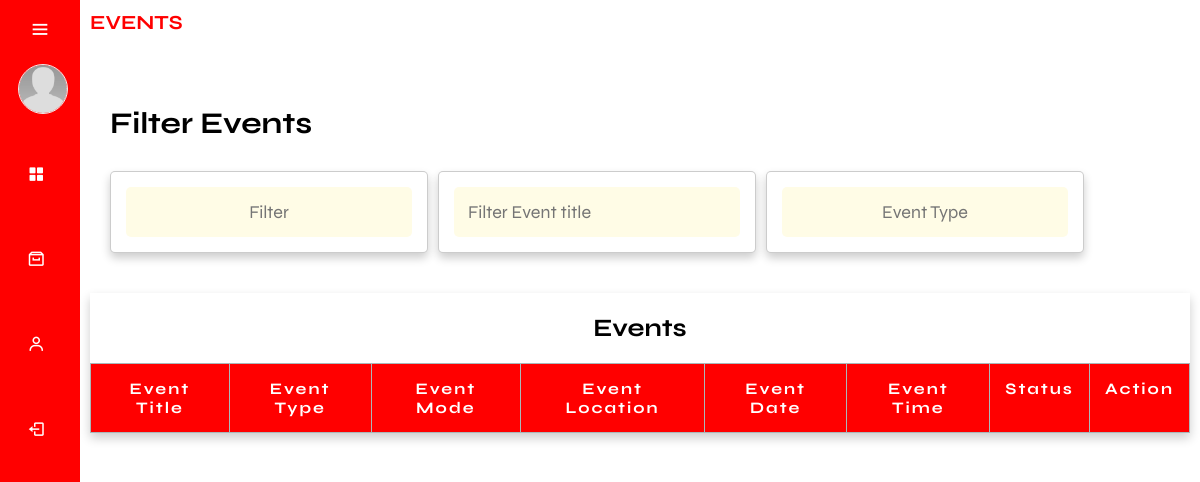
Page /admin/landingPage.php on the earlier database version.
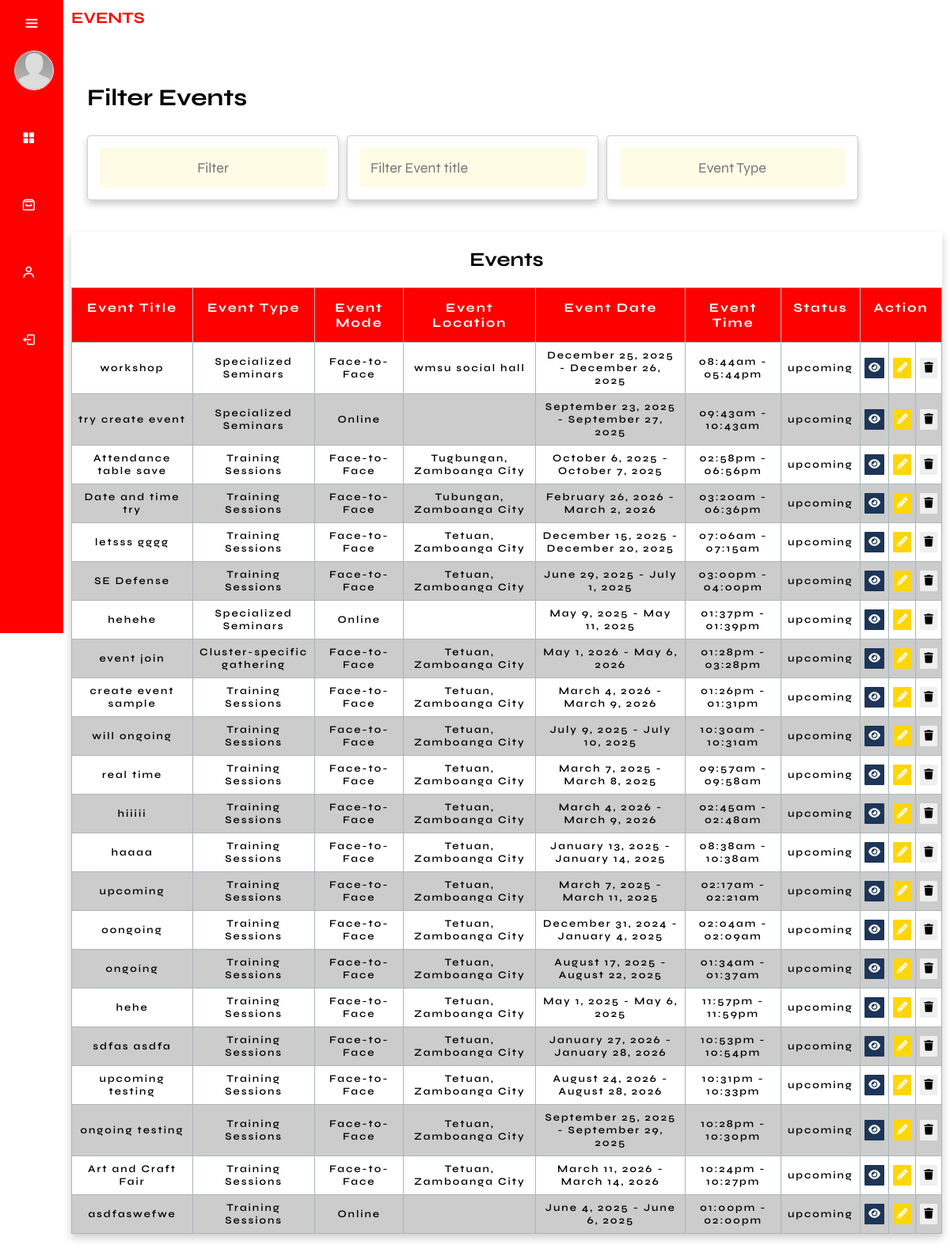
Same page on the later database version.
### tables this page shows
CREATE TABLE `events` (
  `event_id` int(11) NOT NULL,
  `event_title` varchar(255) NOT NULL,
  `event_description` text DEFAULT NULL,
  `event_type` varchar(50) NOT NULL,
  `event_mode` varchar(50) NOT NULL,
  `event_photo_path` varchar(255) DEFAULT NULL,
  `location` varchar(255) NOT NULL,
  `date_start` date NOT NULL,
  `date_end` date NOT NULL,
  `time_start` time NOT NULL,
  `time_end` time NOT NULL,
  `date_created` timestamp NOT NULL DEFAULT current_timestamp(),
  `event_link` text DEFAULT NULL,
  `cancelReason` text NOT NULL,
  `event_cancel` varchar(255) NOT NULL,
  `participant_limit` int(11) NOT NULL
);

### function/F.getEventTbl.php (the view, shortened to what this page needs)
<?php
require_once('../db.connection/connection.php');
$sql = "SELECT *, IF(event_cancel IS NULL OR event_cancel = '', '', event_cancel) AS event_status FROM Events WHERE NOW() < CONCAT(date_end, ' ', time_end) ORDER BY date_created DESC";
$result = mysqli_query($conn, $sql);
while ($row = mysqli_fetch_assoc($result)) {
    $eventTitle = $row['event_title'];
    $eventLocation = $row['location'];
    $eventDateStart = date('F j, Y', strtotime($row['date_start']));
    $eventDateEnd = date('F j, Y', strtotime($row['date_end']));
    $eventTimeStart = date('h:ia', strtotime($row['time_start']));
    $eventTimeEnd = date('h:ia', strtotime($row['time_end']));
    $eventMode = $row['event_mode'];
    $eventType = $row['event_type'];
    $eventId = $row['event_id'];
    $eventStatus = $row['event_status'];
    $eventTimeZone = new DateTimeZone('Asia/Manila');
    $currentDateTime = new DateTime('now', $eventTimeZone);
    $eventStartDateTime = new DateTime($row['date_start'] . ' ' . $row['time_start'], $eventTimeZone);
    $eventEndDateTime = new DateTime($row['date_end'] . ' ' . $row['time_end'], $eventTimeZone);
    if ($eventStatus === '') {
        if ($currentDateTime >= $eventStartDateTime && $currentDateTime <= $eventEndDateTime) {
            $eventStatus = 'ongoing';
        } elseif ($currentDateTime < $eventStartDateTime) {
            $eventStatus = 'upcoming';
        }
    }
    if ($eventStatus === 'upcoming' || $eventStatus === 'ongoing') {
        echo '<tr data-start-date="' . $row['date_start'] . '" data-end-date="' . $row['date_end'] . '">';
        ?>
        <td data-label="Event Title"><?php echo $eventTitle; ?></td>
        <td data-label="Event Type"><?php echo $eventType; ?></td>
        <td data-label="Event Mode"><?php echo $eventMode; ?></td>
        <td data-label="Event Location"><?php echo $eventLocation; ?></td>
        <td data-label="Event Date"><?php echo "$eventDateStart - $eventDateEnd"; ?></td>
        <td data-label="Event Time"><?php echo "$eventTimeStart - $eventTimeEnd"; ?></td>
        <td data-label="Status"><?php echo $eventStatus; ?></td>
        <td data-label="View Event" class="pad">
            <a href="view_event.php?event_id=<?php echo $row['event_id']; ?>">
                <button class="btn_view"><i class="fa-solid fa-eye"></i></button>
            </a>
        </td>
        <td data-label="Edit" class="pad">
            <a href="editEvent.php?event_id=<?php echo $eventId; ?>">
                <button class="btn_edit"><i class="fa fa-pencil"></i></button>
            </a>
        </td>
        <td data-label="Delete" class="pad">
            <button class="btn_delete" onclick="confirmDeleteEvent('<?php echo $eventId; ?>')">
                <i class="fa fa-trash"></i>
            </button>
        </td>
        <?php
        echo '</tr>';
    }
}
?>

Differences in the rows shown:
added events: event_title "workshop", event_type "Specialized Seminars", event_mode "Face-to-Face", location "wmsu social hall", date_start "December 25, 2025", date_end "December 26, 2025", time_start "08:44am", time_end "05:44pm", eventStatus "upcoming"
added events: event_title "try create event", event_type "Specialized Seminars", event_mode "Online", date_start "September 23, 2025", date_end "September 27, 2025", time_start "09:43am", time_end "10:43am", eventStatus "upcoming"
added events: event_title "Attendance table save", event_type "Training Sessions", event_mode "Face-to-Face", location "Tugbungan, Zamboanga City", date_start "October 6, 2025", date_end "October 7, 2025", time_start "02:58pm", time_end "06:56pm", eventStatus "upcoming"
added events: event_title "Date and time try", event_type "Training Sessions", event_mode "Face-to-Face", location "Tubungan, Zamboanga City", date_start "February 26, 2026", date_end "March 2, 2026", time_start "03:20am", time_end "06:36pm", eventStatus "upcoming"
added events: event_title "letsss gggg", event_type "Training Sessions", event_mode "Face-to-Face", location "Tetuan, Zamboanga City", date_start "December 15, 2025", date_end "December 20, 2025", time_start "07:06am", time_end "07:15am", eventStatus "upcoming"
added events: event_title "SE Defense", event_type "Training Sessions", event_mode "Face-to-Face", location "Tetuan, Zamboanga City", date_start "June 29, 2025", date_end "July 1, 2025", time_start "03:00pm", time_end "04:00pm", eventStatus "upcoming"
added events: event_title "hehehe", event_type "Specialized Seminars", event_mode "Online", date_start "May 9, 2025", date_end "May 11, 2025", time_start "01:37pm", time_end "01:39pm", eventStatus "upcoming"
added events: event_title "event join", event_type "Cluster-specific gathering", event_mode "Face-to-Face", location "Tetuan, Zamboanga City", date_start "May 1, 2026", date_end "May 6, 2026", time_start "01:28pm", time_end "03:28pm", eventStatus "upcoming"
added events: event_title "create event sample", event_type "Training Sessions", event_mode "Face-to-Face", location "Tetuan, Zamboanga City", date_start "March 4, 2026", date_end "March 9, 2026", time_start "01:26pm", time_end "01:31pm", eventStatus "upcoming"
added events: event_title "will ongoing", event_type "Training Sessions", event_mode "Face-to-Face", location "Tetuan, Zamboanga City", date_start "July 9, 2025", date_end "July 10, 2025", time_start "10:30am", time_end "10:31am", eventStatus "upcoming"
added events: event_title "real time", event_type "Training Sessions", event_mode "Face-to-Face", location "Tetuan, Zamboanga City", date_start "March 7, 2025", date_end "March 8, 2025", time_start "09:57am", time_end "09:58am", eventStatus "upcoming"
added events: event_title "hiiiii", event_type "Training Sessions", event_mode "Face-to-Face", location "Tetuan, Zamboanga City", date_start "March 4, 2026", date_end "March 9, 2026", time_start "02:45am", time_end "02:48am", eventStatus "upcoming"
added events: event_title "haaaa", event_type "Training Sessions", event_mode "Face-to-Face", location "Tetuan, Zamboanga City", date_start "January 13, 2025", date_end "January 14, 2025", time_start "08:38am", time_end "10:38am", eventStatus "upcoming"
added events: event_title "upcoming", event_type "Training Sessions", event_mode "Face-to-Face", location "Tetuan, Zamboanga City", date_start "March 7, 2025", date_end "March 11, 2025", time_start "02:17am", time_end "02:21am", eventStatus "upcoming"
added events: event_title "oongoing", event_type "Training Sessions", event_mode "Face-to-Face", location "Tetuan, Zamboanga City", date_start "December 31, 2024", date_end "January 4, 2025", time_start "02:04am", time_end "02:09am", eventStatus "upcoming"
added events: event_title "ongoing", event_type "Training Sessions", event_mode "Face-to-Face", location "Tetuan, Zamboanga City", date_start "August 17, 2025", date_end "August 22, 2025", time_start "01:34am", time_end "01:37am", eventStatus "upcoming"
added events: event_title "hehe", event_type "Training Sessions", event_mode "Face-to-Face", location "Tetuan, Zamboanga City", date_start "May 1, 2025", date_end "May 6, 2025", time_start "11:57pm", time_end "11:59pm", eventStatus "upcoming"
added events: event_title "sdfas asdfa", event_type "Training Sessions", event_mode "Face-to-Face", location "Tetuan, Zamboanga City", date_start "January 27, 2026", date_end "January 28, 2026", time_start "10:53pm", time_end "10:54pm", eventStatus "upcoming"
added events: event_title "upcoming testing", event_type "Training Sessions", event_mode "Face-to-Face", location "Tetuan, Zamboanga City", date_start "August 24, 2026", date_end "August 28, 2026", time_start "10:31pm", time_end "10:33pm", eventStatus "upcoming"
added events: event_title "ongoing testing", event_type "Training Sessions", event_mode "Face-to-Face", location "Tetuan, Zamboanga City", date_start "September 25, 2025", date_end "September 29, 2025", time_start "10:28pm", time_end "10:30pm", eventStatus "upcoming"
added events: event_title "Art and Craft Fair", event_type "Training Sessions", event_mode "Face-to-Face", location "Tetuan, Zamboanga City", date_start "March 11, 2026", date_end "March 14, 2026", time_start "10:24pm", time_end "10:27pm", eventStatus "upcoming"
added events: event_title "asdfaswefwe", event_type "Training Sessions", event_mode "Online", date_start "June 4, 2025", date_end "June 6, 2025", time_start "01:00pm", time_end "02:00pm", eventStatus "upcoming"
